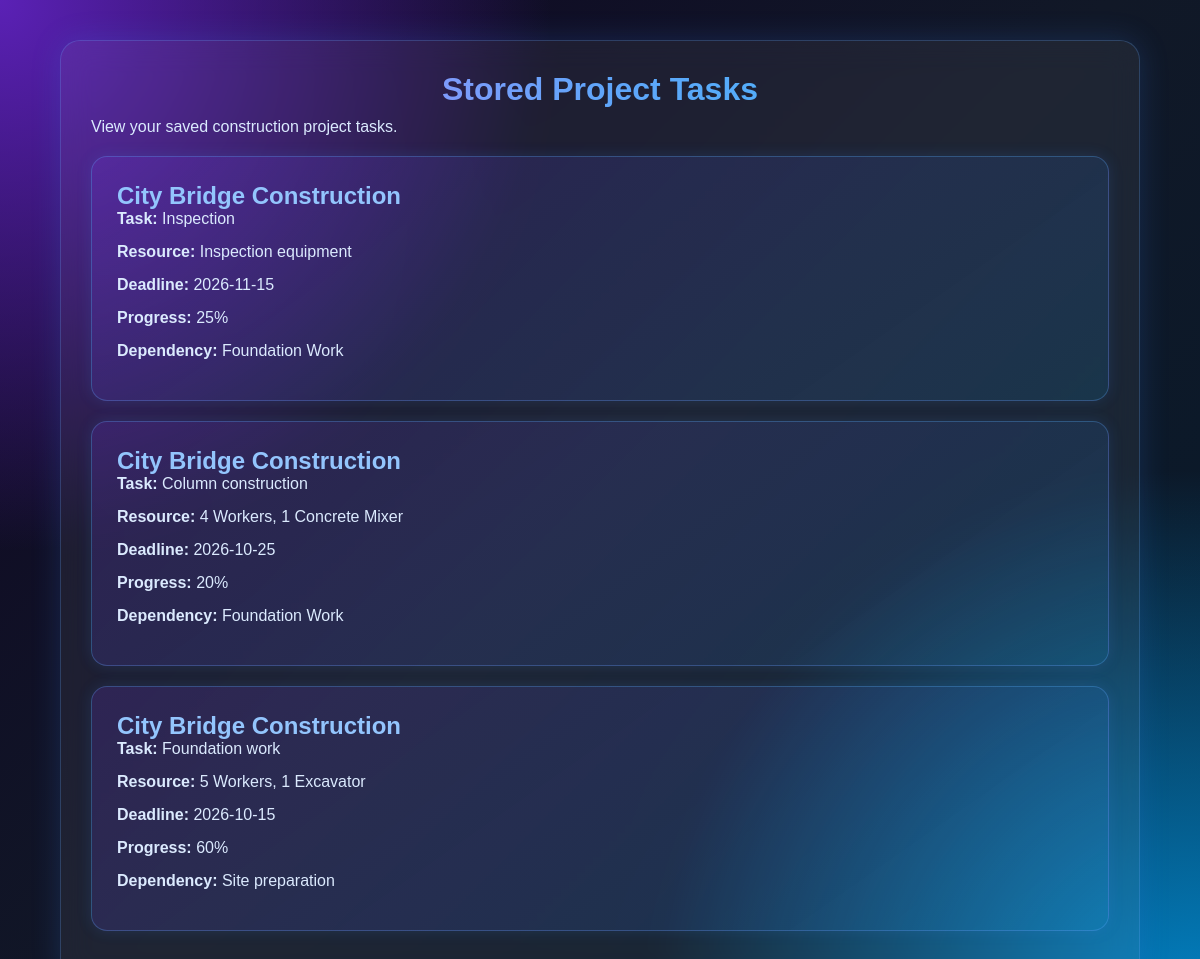
Screenshot of /stored-tasks (signed in) with the database file from the repository.
### tables this page shows
CREATE TABLE tasks (
            id INTEGER PRIMARY KEY AUTOINCREMENT,
            project_id INTEGER NOT NULL,
            task_name TEXT NOT NULL,
            resource TEXT NOT NULL,
            deadline TEXT NOT NULL,
            progress INTEGER NOT NULL,
            dependency TEXT,
            FOREIGN KEY (project_id)
            REFERENCES projects(id)
            ON DELETE CASCADE
        );

CREATE TABLE projects (
            id INTEGER PRIMARY KEY AUTOINCREMENT,
            project_name TEXT NOT NULL,
            description TEXT NOT NULL,
            start_date TEXT NOT NULL,
            deadline TEXT NOT NULL,
            location TEXT NOT NULL,
            status TEXT NOT NULL
        );

### app.py (the view)
@app.route("/stored-tasks")
def stored_tasks():
    if not check_role(["admin", "manager", "member"]):
        return "Access Denied."
    db = get_connection()
    rows = db.execute("""
        SELECT tasks.id, projects.project_name, tasks.task_name, tasks.resource,
               tasks.deadline, tasks.progress, tasks.dependency
        FROM tasks JOIN projects ON tasks.project_id=projects.id
        ORDER BY tasks.id DESC
    """).fetchall()
    db.close()
    return render_template("stored_tasks.html", tasks=rows)

### app.py (called while the page is built)
def get_connection():
    db = sqlite3.connect(DATABASE)
    db.row_factory = sqlite3.Row
    db.execute("PRAGMA foreign_keys = ON")
    return db

def check_role(roles):
    return session.get("role") in roles

### templates/stored_tasks.html (shortened to what this page needs)
<!DOCTYPE html>
<html lang="en">
<head>
    <link rel="stylesheet"
          href="{{ url_for('static', filename='css/style.css') }}">
</head>
<body>
    <div class="dashboard">
        <h1>Stored Project Tasks</h1>
        <p>View your saved construction project tasks.</p>
        {% if tasks %}
            {% for task in tasks %}
                <div class="card">
                    <h2>{{ task[1] }}</h2>
                    <p><strong>Task:</strong> {{ task[2] }}</p>
                    <p><strong>Resource:</strong> {{ task[3] }}</p>
                    <p><strong>Deadline:</strong> {{ task[4] }}</p>
                    <p><strong>Progress:</strong> {{ task[5] }}%</p>
                    <p><strong>Dependency:</strong>
                        {{ task[6] or 'None' }}</p>
                </div>
            {% endfor %}
        {% else %}
            <p>No stored tasks found. Please create a task first.</p>
        {% endif %}
    </div>
</body>
</html>

### static/css/style.css (style rules this page uses)
* { margin: 0; padding: 0; box-sizing: border-box; }
body { font-family: Arial, sans-serif; min-height: 100vh; background: radial-gradient(circle at top left, #5b21b6, transparent 35%), radial-gradient(circle at bottom right, #0284c7, transparent 35%), linear-gradient(135deg, #0f0524, #111827 50%, #061a2b); color: white; }
h1 { text-align: center; margin-bottom: 10px; background: linear-gradient(90deg, #c084fc, #60a5fa, #38bdf8); -webkit-background-clip: text; -webkit-text-fill-color: transparent; }
h2 { color: #93c5fd; }
p { color: #dbeafe; margin-bottom: 15px; }
.dashboard { width: 90%; max-width: 1100px; margin: 40px auto; padding: 30px; background: rgba(255, 255, 255, 0.06); border: 1px solid rgba(96, 165, 250, 0.25); border-radius: 20px; backdrop-filter: blur(15px); box-shadow: 0 0 30px rgba(59, 130, 246, 0.2); }
.card { margin: 20px 0; padding: 25px; background: linear-gradient( 145deg, rgba(124, 58, 237, 0.18), rgba(14, 165, 233, 0.12) ); border: 1px solid rgba(96, 165, 250, 0.3); border-radius: 16px; box-shadow: 0 0 15px rgba(59, 130, 246, 0.15); transition: 0.3s; }

### rows the page displays
tasks: project_name "City Bridge Construction", task_name "Inspection", resource "Inspection equipment", deadline "2026-11-15", progress "25", dependency "Foundation Work"
tasks: project_name "City Bridge Construction", task_name "Column construction", resource "4 Workers, 1 Concrete Mixer", deadline "2026-10-25", progress "20", dependency "Foundation Work"
tasks: project_name "City Bridge Construction", task_name "Foundation work", resource "5 Workers, 1 Excavator", deadline "2026-10-15", progress "60", dependency "Site preparation"
